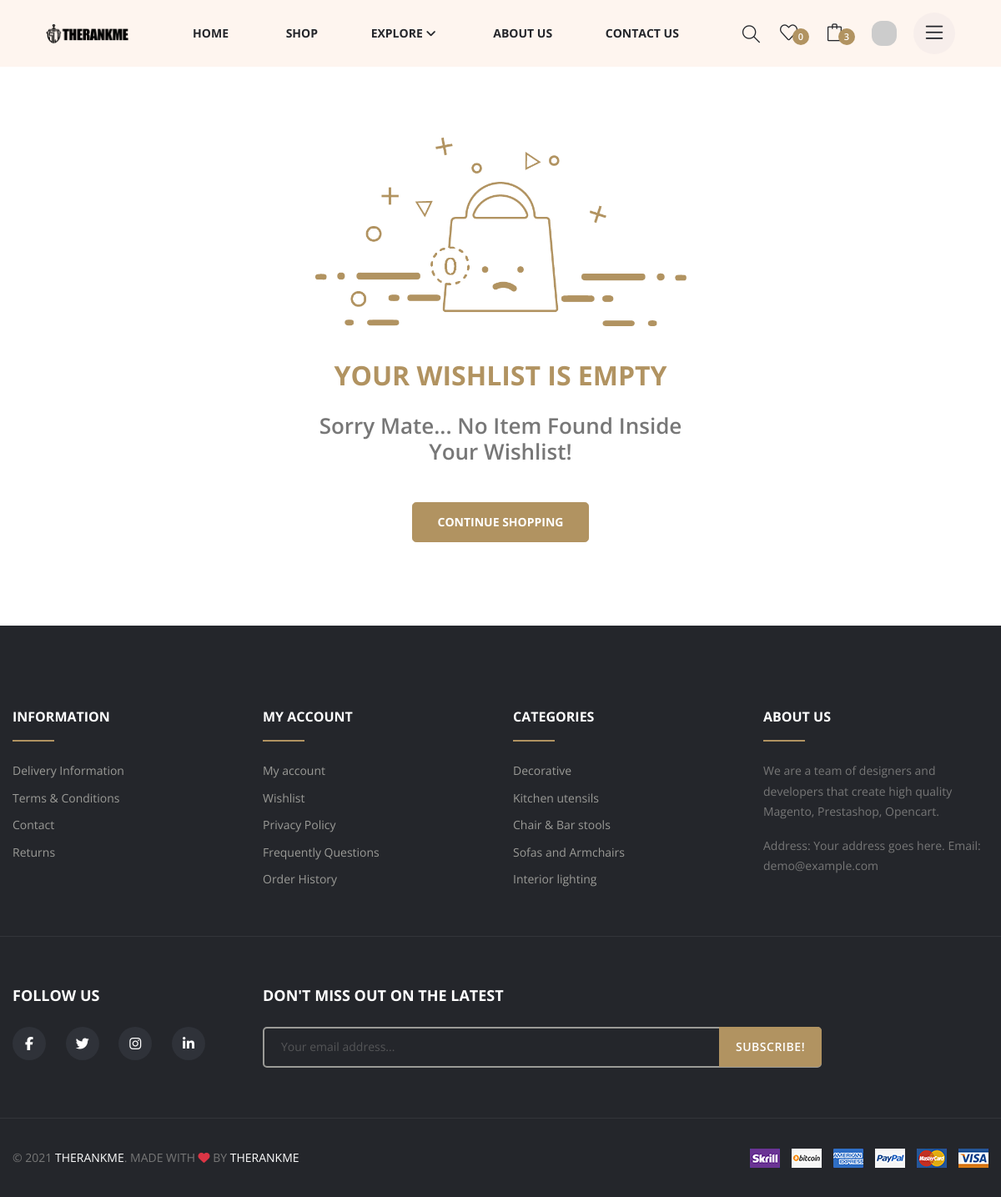
Page /wishlist (signed in) on the earlier database version.
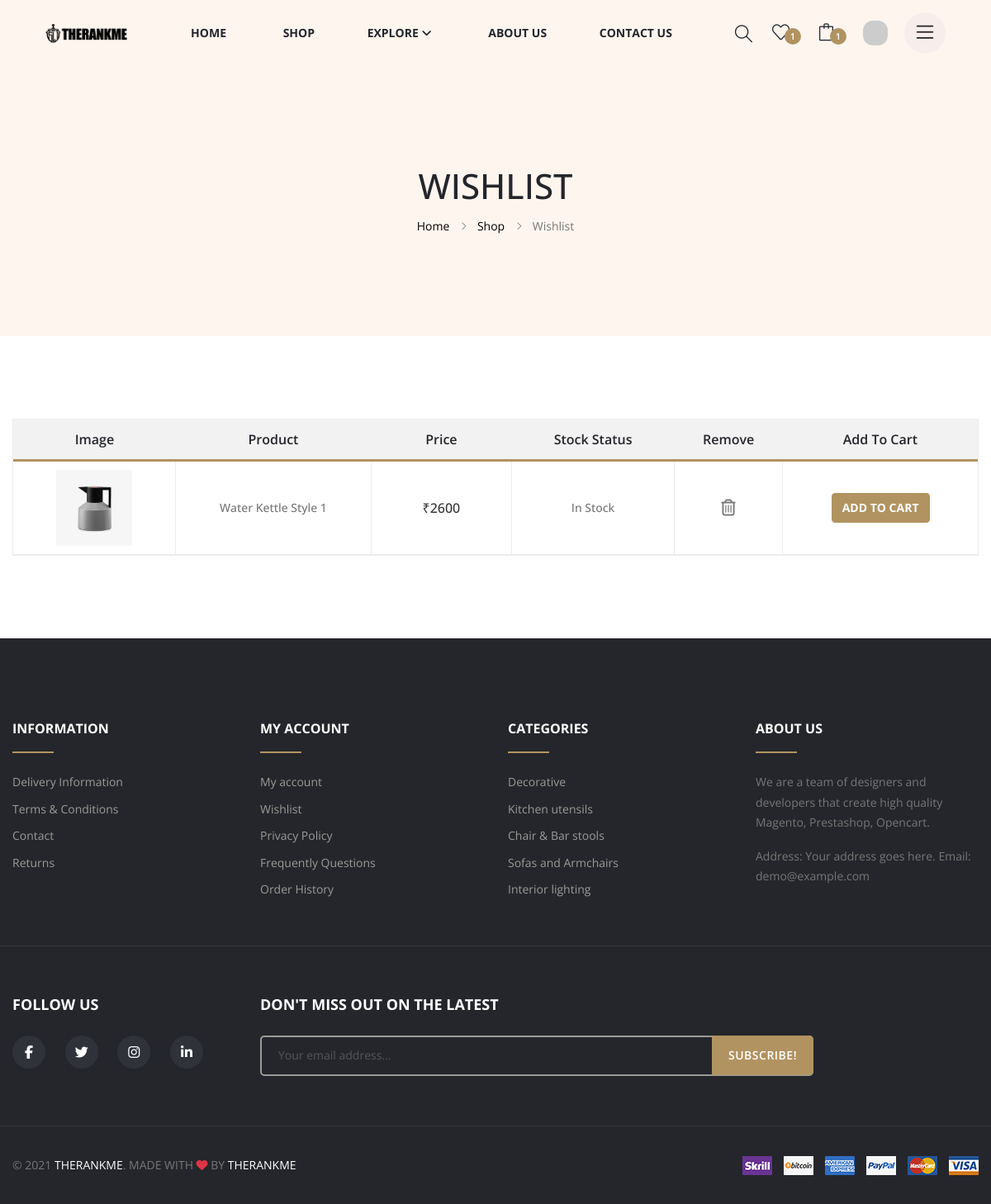
Same page on the later database version.
### app/models/wishlist.py (models this page shows)
class WishlistItem(db.Model):
    id = db.Column(db.Integer, primary_key=True)
    wishlist_id = db.Column(db.Integer, db.ForeignKey('wishlist.id'), nullable=False)
    product_id = db.Column(db.Integer, db.ForeignKey('products.id'), nullable=False)
    product = db.relationship('Product')

### app/models/product.py (models this page shows, shortened)
class ProductImage(db.Model):
    __tablename__ = 'product_images'
    id = db.Column(db.Integer, primary_key=True)
    product_id = db.Column(db.Integer, db.ForeignKey('products.id'), nullable=False)
    file_name = db.Column(db.String(50), nullable=False)

class Product(db.Model):
    __tablename__ = 'products'
    id = db.Column(db.Integer, primary_key=True)
    product_name = db.Column(db.String(50), nullable=False)
    description = db.Column(db.Text)
    price = db.Column(db.Integer, nullable=False)
    stock_quantity = db.Column(db.Integer, nullable=False)
    created_at = db.Column(db.DateTime, server_default=db.func.now())
    in_categories = db.relationship('Category', secondary=product_category, backref='products')
    images = db.relationship('ProductImage', backref='product')

### app/routes/wishlist.py (the view)
@wishlist.route('/wishlist')
def index():
    return render_template('wishlist.html')

### app/routes/globals.py (called while the page is built)
def gravatar_url(email='email@gmail.com', size=50, rating='g', default='mp', force_default=False):
    if current_user.is_authenticated:
        email = current_user.email
        default = 'retro'
    hash_value = md5(email.lower().encode('utf-8')).hexdigest()
    return f"https://www.gravatar.com/avatar/{hash_value}?s={size}&d={default}&r={rating}&f={force_default}"

def inject_globals():
    categories = Category.query.all()
    profile_img_url = gravatar_url()
    cart_items = current_user.cart.cart_items if current_user.is_authenticated else []
    total_cart_price = sum([item.product.price * item.quantity for item in cart_items])
    wishlist_items = current_user.wishlist.wishlist_items if current_user.is_authenticated else []
    return dict(
        categories=categories,
        profile_img_url=profile_img_url,
        cart_items=cart_items,
        wishlist_items=wishlist_items,
        total_cart_price=total_cart_price,
        num_wishlist_items=len(wishlist_items),
        num_cart_items=len(cart_items)
    )

@login_manager.user_loader
def load_user(user_id):
    return User.query.get(int(user_id))

### app/templates/wishlist.html (shortened to what this page needs)
{% extends 'base.html' %}
{% from 'macros.html' import render_breadcrumb %}
{% block content %}
    {% if wishlist_items %}
    {{ render_breadcrumb('Wishlist', 'Shop', url_for('shop.index')) }}
    <div class="wishlist-section">
        <div class="wishlish-table-wrapper" data-aos="fade-up" data-aos-delay="0">
            <div class="container">
                <div class="row">
                    <div class="col-12">
                        <div class="table_desc">
                            <div class="table_page table-responsive">
                                <table>
                                    <thead>
                                        <tr>
                                            <th class="product_thumb">Image</th>
                                            <th class="product_name">Product</th>
                                            <th class="product-price">Price</th>
                                            <th class="product_stock">Stock Status</th>
                                            <th class="product_remove">Remove</th>
                                            <th class="product_addcart">Add To Cart</th>
                                        </tr>
                                    </thead>
                                    {% include 'components/wishlist-table-content.html' %}
                                </table>
                            </div>
                        </div>
                    </div>
                </div>
            </div>
        </div>
    </div>
    {% else %}
    <div class="empty-cart-section section-fluid">
        <div class="emptycart-wrapper">
            <div class="container">
                <div class="row">
                    <div class="col-12 col-md-10 offset-md-1 col-xl-6 offset-xl-3">
                        <div class="emptycart-content text-center">
                            <div class="image">
                                <img class="img-fluid" src="{{ url_for('static', filename='images/empty-cart/empty-cart.png' ) }}">
                            </div>
                            <h4 class="title">Your Wishlist is Empty</h4>
                            <h6 class="sub-title">Sorry mate... No item found inside your wishlist!</h6>
                            <a href="{{ url_for('shop.index') }}" class="btn btn-lg btn-golden">Continue Shopping</a>
                        </div>
                    </div>
                </div>
            </div>
        </div>
    </div>
    {% endif %}
{% endblock %}

### app/templates/components/wishlist-table-content.html
<tbody>
    {% for item in wishlist_items %}
        <tr>
            <td class="product_thumb">
                <a href="{{ url_for('product.product_details', product_id=item.product.id) }}">
                    <img src="{{ url_for('static', filename='images/product/' + item.product.images[0].file_name) }}">
                </a>
            </td>
            <td class="product_name">
                <a href="{{ url_for('product.product_details', product_id=item.product.id) }}">
                {{ item.product.product_name }}</a>
            </td>
            <td class="product-price">₹{{ item.product.price }}</td>
            <td class="product_stock">{% if item.product.stock_quantity > 0 %} In Stock {% else %} Out of Stock {% endif %}</td>
            <td class="product_remove">
                <a hx-delete="{{ url_for('wishlist.remove_from_wishlist_table', wishlist_item_id=item.id) }}"
                    hx-target="closest tbody"
                    hx-swap="outerHTML"
                >
                    <i class="fa fa-trash-o"></i>
                </a>
            </td>
            <td class="product_addcart">
                <a  hx-post="{{ url_for('cart.add_to_cart', product_id=item.product_id) }}"
                    hx-target="#modalAddcart"
                    class="btn btn-md btn-golden"
                    data-bs-toggle="modal" data-bs-target="#modalAddcart">
                    Add To Cart
                </a>
            </td>
        </tr>
    {% endfor %}
</tbody>

Differences in the rows shown:
added WishlistItem: file_name (placeholder picture), product.product_name "Water Kettle Style 1", product.price "2600"
Other differences:
{{ num_wishlist_items }}: (not shown) → "1"
{{ num_cart_items }}: "3" → "1"
{{ section_heading }}: (not shown) → "WISHLIST"
{{ prev_page_heading }}: (not shown) → "Shop"
{{ section_heading }}: (not shown) → "Wishlist"
text no longer shown: "0 YOUR WISHLIST IS EMPTY Sorry Mate... No Item Found Inside Your Wishlist! CONTINUE SHOPPING"
text now shown: "Home Image Product Price Stock Status Remove Add To Cart"
